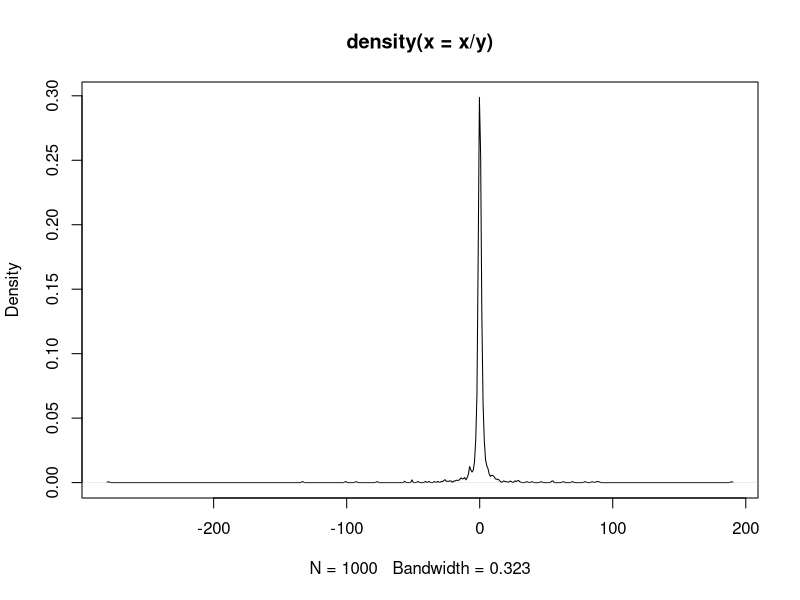
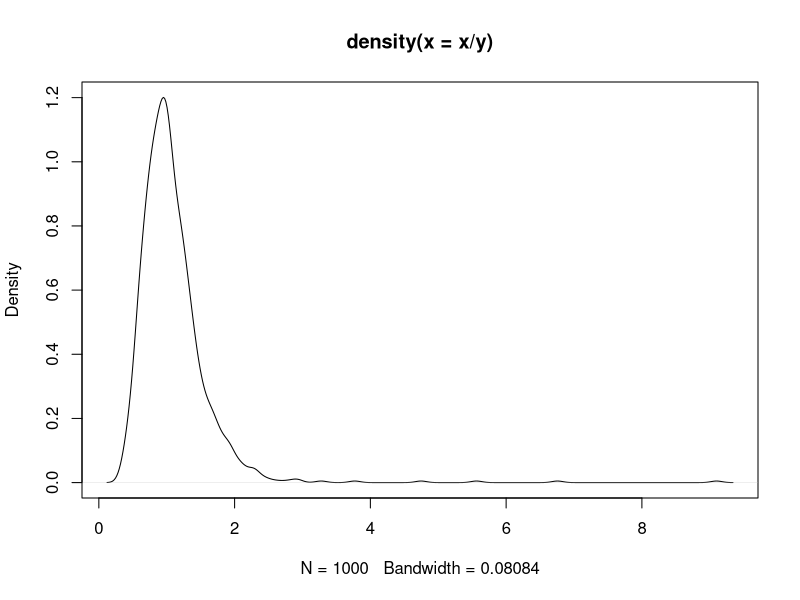

These figures' R source, in order:
## ---- chunk 1
knitr::opts_chunk$set(echo = TRUE)
## ---- chunk 2
set.seed(0304)

x <- rnorm(1000, mean = 0, sd = .5)
y <- rnorm(1000, mean = 0, sd = .5)

plot(density(x/y))
## ---- chunk 3

x <- rnorm(1000, mean = 2, sd = .5)
y <- rnorm(1000, mean = 2, sd = .5)

plot(density(x/y))
